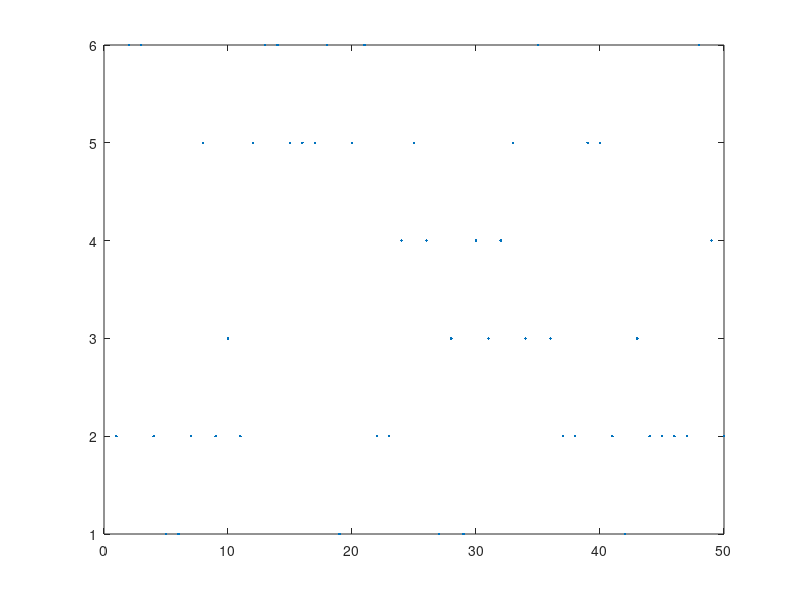

Write MATLAB code to recreate this figure. (Note: this script raises an error after producing the figure.)
N=50;
v=randi(6,1,N);
X=zeros (1,N);
p=1/6;
figure (1)
plot (v,'.')
figure (2)
histogram (v)
title ('hist')
for i=1:N
if v(i)<p
X(i)=1;
else if(p<=v(i) && v(i)<2*p)
X(i)=2;
else if(2*p<=v(i) && v(i)<3*p)
X(i)=3;
else if(3*p<=v(i) && v(i)<4*p)
X(i)=4;
else if(4*p<=v(i) && v(i)<5*p)
X(i)=5;
else if(5*p<=v(i) && v(i)<6*p)
X(i)=6;
end
end
end
end
end
end
end

figure(3)
subplot(1,2,1)
plot(X,'.')
title('lanzamientos')
subplot(1,2,2)
histogram(X,'binmethod','integers')
title('histograma')
uno=find(X==1);
dos=find(X==2);
tres=find(X==3);
cuatro=find(X==4);
cinco=find(X==5);
seis=find(X==6);

%probabilidades

f1=length(uno)/N;
f2=length(dos)/N;
f3=length(tres)/N;
f4=length(cuatro)/N;
f5=length(cinco)/N;
f6=length(seis)/N;

y=1:6;
figure(4)
bar(y,[f1 f2 f3 f4 f5 f6])


